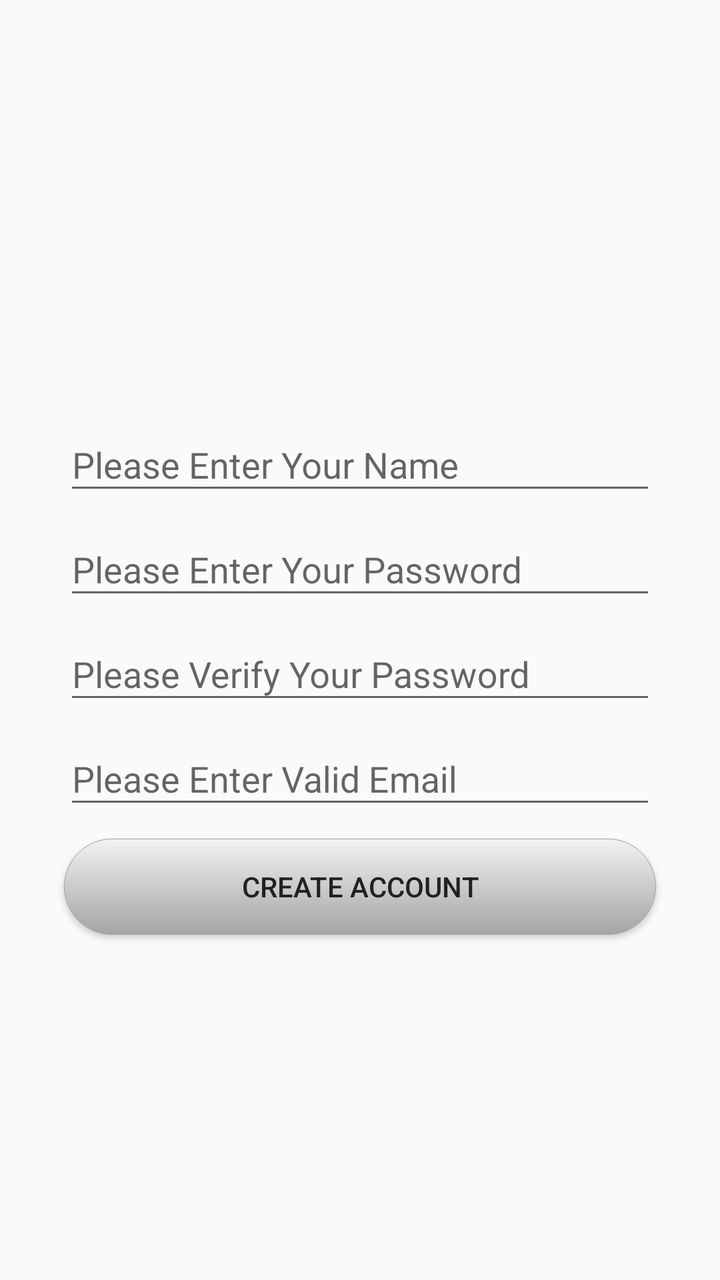
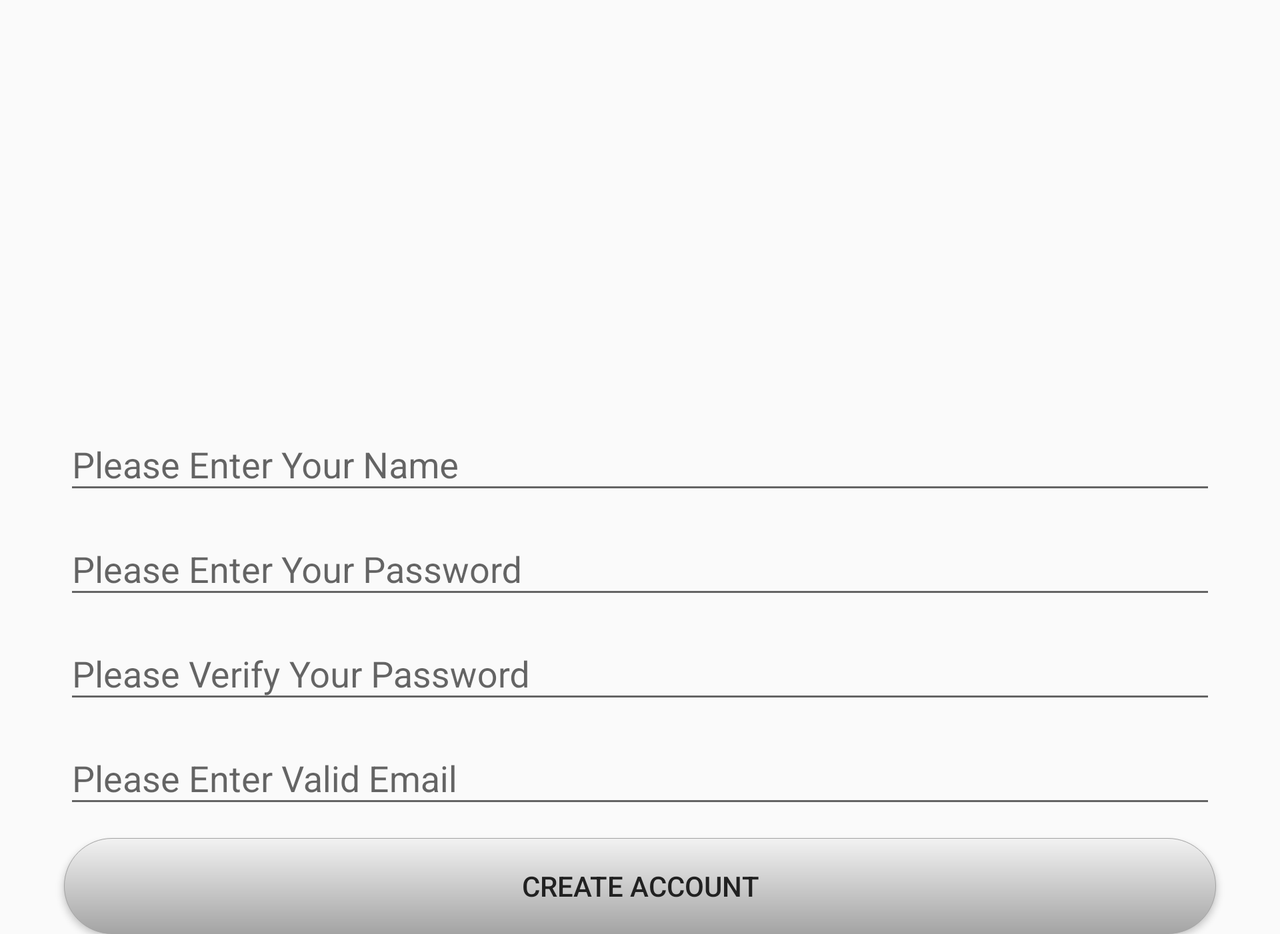

Two renders of one Android screen. The first uses the default layout on a phone; the second uses the alternative layout the repository ships for a different screen configuration, on a matching device. The two XML files are below.
<!-- AndroidManifest.xml: application theme AppTheme -->
<!-- res/layout/fragment_create_account.xml -->
<?xml version="1.0" encoding="utf-8"?>

<LinearLayout xmlns:android="http://schemas.android.com/apk/res/android"
              android:layout_width="match_parent"
              android:layout_height="match_parent"
              android:orientation="vertical">

    <ImageView
        android:layout_width="200dp"
        android:layout_height="200dp"
        android:layout_gravity="center_horizontal"
        android:contentDescription="@string/lock_description"
        android:src="@drawable/lock"/>

    <android.support.design.widget.TextInputLayout
        android:id="@+id/input_layout_username"
        android:layout_width="match_parent"
        android:layout_height="wrap_content">

        <EditText
            android:id="@+id/create_account_user_name"
            android:layout_width="match_parent"
            android:layout_height="wrap_content"
            android:layout_marginLeft="32dp"
            android:layout_marginRight="32dp"
            android:layout_marginTop="10dp"
            android:hint="@string/login_username_hint"
            android:inputType="textCapWords"
            android:textColor="#212121"/>

    </android.support.design.widget.TextInputLayout>

    <android.support.design.widget.TextInputLayout
        android:id="@+id/input_layout_password"
        android:layout_width="match_parent"
        android:layout_height="wrap_content">

        <EditText
            android:id="@+id/create_account_user_password"
            android:layout_width="match_parent"
            android:layout_height="wrap_content"
            android:layout_marginLeft="32dp"
            android:layout_marginRight="32dp"
            android:layout_marginTop="10dp"
            android:hint="@string/login_password_hint"
            android:inputType="textPassword"
            android:textColor="#212121"/>

    </android.support.design.widget.TextInputLayout>

    <android.support.design.widget.TextInputLayout
        android:id="@+id/input_layout_verify_password"
        android:layout_width="match_parent"
        android:layout_height="wrap_content">

        <EditText
            android:id="@+id/create_account_verify_password"
            android:layout_width="match_parent"
            android:layout_height="wrap_content"
            android:layout_marginLeft="32dp"
            android:layout_marginRight="32dp"
            android:layout_marginTop="10dp"
            android:hint="@string/login_verify_password_hint"
            android:inputType="textPassword"
            android:textColor="#212121"
            />
    </android.support.design.widget.TextInputLayout>

    <android.support.design.widget.TextInputLayout
        android:id="@+id/input_layout_email"
        android:layout_width="match_parent"
        android:layout_height="wrap_content">

        <EditText
            android:id="@+id/create_account_user_mail"
            android:layout_width="match_parent"
            android:layout_height="wrap_content"
            android:layout_marginLeft="32dp"
            android:layout_marginRight="32dp"
            android:layout_marginTop="10dp"
            android:hint="@string/login_mail_hint"
            android:inputType="textEmailAddress"
            android:textColor="#212121"/>
    </android.support.design.widget.TextInputLayout>

    <Button
        android:id="@+id/create_account_create_account_button"
        android:layout_width="match_parent"
        android:layout_height="wrap_content"
        android:layout_marginLeft="32dp"
        android:layout_marginRight="32dp"
        android:layout_marginTop="10dp"
        android:background="@drawable/registration_buttons"
        android:text="@string/login_create_account_button"
        android:textColor="#212121"/>


</LinearLayout>
<!-- resources referenced by this layout -->
<resources>
  <!-- drawable registration_buttons (drawable) -->
  <?xml version="1.0" encoding="utf-8"?>
  
  <shape xmlns:android="http://schemas.android.com/apk/res/android"
         android:shape="rectangle">
      <corners android:radius="200dp"/>
      <solid android:color="#F2F2F2"/>
      <gradient
          android:angle="270"
          android:endColor="#A4A4A4"
          android:startColor="#F2F2F2"/>
      <stroke
          android:width="0.4dp"
          android:color="#A4A4A4"/>
  
  </shape>
  <string name="lock_description">Lock Image</string>
  <string name="login_create_account_button">Create Account</string>
  <string name="login_mail_hint">Please Enter Valid Email</string>
  <string name="login_password_hint">Please Enter Your Password</string>
  <string name="login_username_hint">Please Enter Your Name</string>
  <string name="login_verify_password_hint">Please Verify Your Password</string>
  <!-- from res/values-v21/ -->
  <style name="AppTheme" parent="Theme.AppCompat.Light.DarkActionBar">
          
          <item name="colorPrimary">@color/colorPrimary</item>
          <item name="colorPrimaryDark">@color/colorPrimaryDark</item>
          <item name="colorAccent">@color/colorAccent</item>
      </style>
</resources>
<!-- res/layout-land/fragment_create_account.xml (the repository's variant of the layout above) -->
<!-- drawn on the phone turned sideways -->
<?xml version="1.0" encoding="utf-8"?>

<ScrollView xmlns:android="http://schemas.android.com/apk/res/android"
            android:layout_width="match_parent"
            android:layout_height="match_parent">

    <LinearLayout
        android:layout_width="match_parent"
        android:layout_height="match_parent"
        android:orientation="vertical">

        <ImageView
            android:layout_width="200dp"
            android:layout_height="200dp"
            android:layout_gravity="center_horizontal"
            android:contentDescription="@string/lock_description"
            android:src="@drawable/lock"/>

        <android.support.design.widget.TextInputLayout
            android:id="@+id/input_layout_username"
            android:layout_width="match_parent"
            android:layout_height="wrap_content">

            <EditText
                android:id="@+id/create_account_user_name"
                android:layout_width="match_parent"
                android:layout_height="wrap_content"
                android:layout_marginLeft="32dp"
                android:layout_marginRight="32dp"
                android:layout_marginTop="10dp"
                android:hint="@string/login_username_hint"
                android:inputType="textCapWords"
                android:textColor="#212121"/>

        </android.support.design.widget.TextInputLayout>

        <android.support.design.widget.TextInputLayout
            android:id="@+id/input_layout_password"
            android:layout_width="match_parent"
            android:layout_height="wrap_content">

            <EditText
                android:id="@+id/create_account_user_password"
                android:layout_width="match_parent"
                android:layout_height="wrap_content"
                android:layout_marginLeft="32dp"
                android:layout_marginRight="32dp"
                android:layout_marginTop="10dp"
                android:hint="@string/login_password_hint"
                android:inputType="textPassword"
                android:textColor="#212121"/>

        </android.support.design.widget.TextInputLayout>

        <android.support.design.widget.TextInputLayout
            android:id="@+id/input_layout_verify_password"
            android:layout_width="match_parent"
            android:layout_height="wrap_content">

            <EditText
                android:id="@+id/create_account_verify_password"
                android:layout_width="match_parent"
                android:layout_height="wrap_content"
                android:layout_marginLeft="32dp"
                android:layout_marginRight="32dp"
                android:layout_marginTop="10dp"
                android:hint="@string/login_verify_password_hint"
                android:inputType="textPassword"
                android:textColor="#212121"
                />
        </android.support.design.widget.TextInputLayout>

        <android.support.design.widget.TextInputLayout
            android:id="@+id/input_layout_email"
            android:layout_width="match_parent"
            android:layout_height="wrap_content">

            <EditText
                android:id="@+id/create_account_user_mail"
                android:layout_width="match_parent"
                android:layout_height="wrap_content"
                android:layout_marginLeft="32dp"
                android:layout_marginRight="32dp"
                android:layout_marginTop="10dp"
                android:hint="@string/login_mail_hint"
                android:inputType="textEmailAddress"
                android:textColor="#212121"/>
        </android.support.design.widget.TextInputLayout>

        <Button
            android:id="@+id/create_account_create_account_button"
            android:layout_width="match_parent"
            android:layout_height="wrap_content"
            android:layout_marginLeft="32dp"
            android:layout_marginRight="32dp"
            android:layout_marginTop="10dp"
            android:background="@drawable/registration_buttons"
            android:text="@string/login_create_account_button"
            android:textColor="#212121"/>
    </LinearLayout>
</ScrollView>
